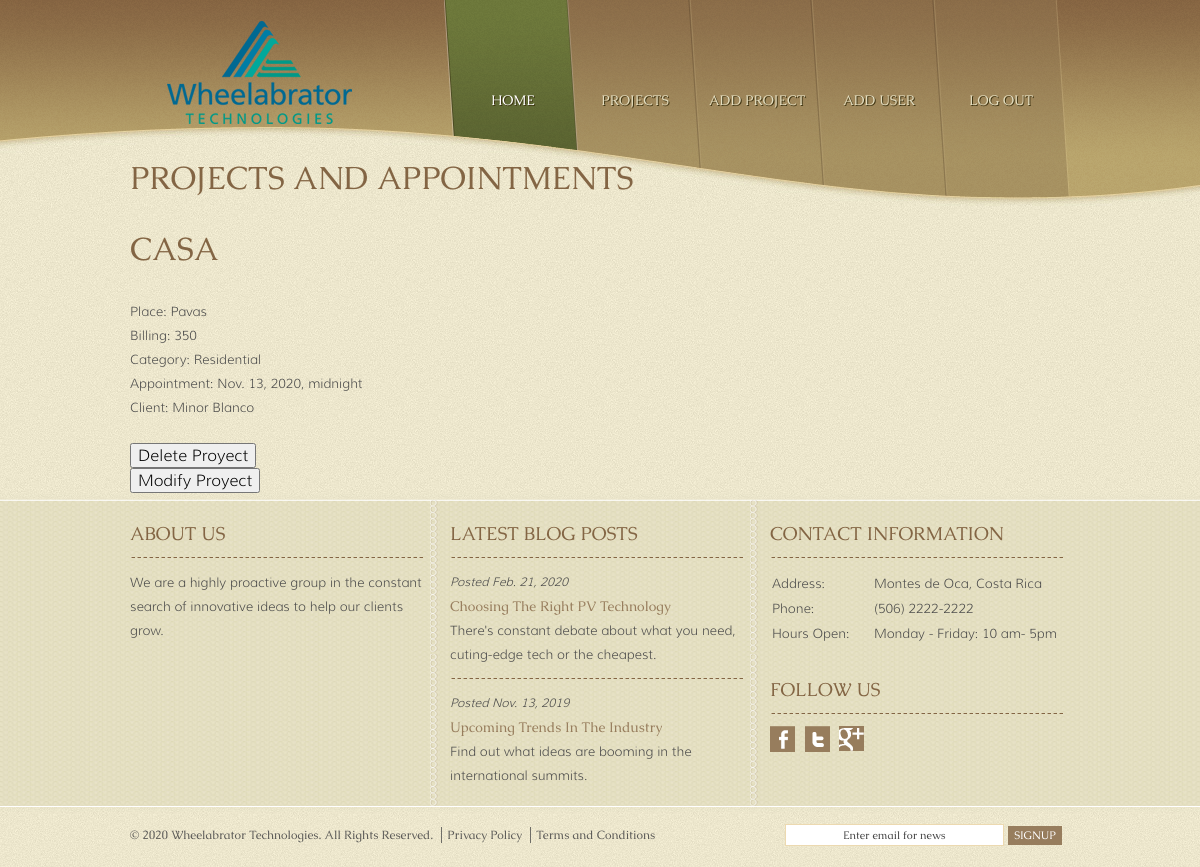
The page /check/id=19/pj=26 (signed in) on the database its author committed.
### appointments/models.py (models this page shows, shortened)
class Project(models.Model):
    name = models.CharField(max_length=20, default='')
    place = models.CharField(max_length=30, default='')
    billing = models.CharField(max_length=15, default='')
    category = models.CharField(max_length=50, choices=CATEGORY)
    appt_date = models.DateTimeField('appointment date')
    client = models.ForeignKey(Client, on_delete=models.CASCADE, default=None)

class Client(AbstractUser):
    tel = models.CharField(max_length=20, default='')
    enterprise = models.CharField(max_length=20, default='')
    def __str__(self):
        return "{} {}".format(self.first_name, self.last_name)

### appointments/views.py (the view, shortened to what this page needs)
# urls.py: path('check/id=<int:id>', views.check, name='check'),
@login_required
def check(request, pk=None, id=None):
    if request.user.is_staff and pk is None:
        proj_dict = {}
        for proj in Project.objects.all():
            dict_name = proj.name + ": " + str(proj.client)
            proj_dict[dict_name] = {
                'pk': proj.pk,
                'place': proj.place,
                'billing': proj.billing,
                'category': proj.category,
                'appt': proj.appt_date,
                'uid': proj.client.pk,
                'client': proj.client,
            }
        return render(
            request,
            'check.html',
            {
                'proj_dict': proj_dict,
            }
        )
    else:
        if id == request.user.id or request.user.is_staff:
            client = Client.objects.get(pk=id)
            if pk:
                try:
                    proj = Project.objects.get(client=client, pk=pk)
                except Project.DoesNotExist:
                    raise Http404(
                        'Project with pk {} doesn\'t exist'.format(pk))
                return render(
                    request,
                    'check.html',
                    {
                        'object_pk': proj.pk,
                        'object_name': proj.name,
                        'object_place': proj.place,
                        'object_billing': proj.billing,
                        'object_category': proj.category,
                        'object_appointment': proj.appt_date,
                        'object_client': proj.client,
                    }
                )
        else:
            client = Client.objects.get(pk=request.user.id)
            base_url = '/check/'
            query_string = urlencode({'id': (client.pk)})
            url = '{}{}'.format(base_url, query_string)
            return HttpResponseRedirect(url)

### appointments/templates/check.html (shortened to what this page needs)
{% extends 'base.html' %}
{% load widget_tweaks %}
{% load static %}
{% block content %}
	<div id="header">
		<div>
			<div id="logo">
				<a href="{% url 'index' %}"><img src="{% static 'appointments/images/logo.png' %}" alt="LOGO"></a>
			</div>
			<ul id="navigation">
				<li class="selected">
					<a href="{% url 'index' %}">Home</a>
				</li>
				<li>
					<a href="{% url 'check' %}">Projects</a>
				</li>
				{% if user.is_authenticated %}
					<li>
						<a href="{% url 'new' %}">Add Project</a>
					</li>
					{% if user.is_staff %}
					<li>
						<a href="{% url 'signup' %}">Add user</a>
					</li>
					{% endif %}
					<li>
						<a href="{% url 'logout' %}">Log Out</a>
					</li>
				{% endif %}
			</ul>
		</div>
	</div>
	<div id="contents">
		<div id="services">
		{% if user.is_authenticated %}
		<h1>Projects and Appointments</h1>
			{% if object_pk and object_name %}
				<h1>{{ object_name }}</h1>
				<p>
					Place: {{object_place}} <br>
					Billing: {{object_billing}} <br>
					Category: {{object_category}} <br>
					Appointment: {{object_appointment}} <br>
					{% if user.is_staff %}
						Client: {{object_client}}<br>
					{% endif %}
				</p>
				<form action="{% url 'delete' object_pk %}" method="POST">
					<input type="submit" name="Delete_button" value="Delete Proyect">
				</form>
				<form action="{% url 'modify' object_pk %}" method="GET">
					<input type="submit" name="Mod_button" value="Modify Proyect">
				</form>
            {% endif %}
        {% endif %}
		</div>
    </div>
{% endblock content %}

### appointments/static/appointments/style.css (style rules this page uses)
body { background: url("images/bg-body.jpg") repeat left top; font-family: 'Muli-Light'; margin: 0; }
img { border: 0; }
#navigation li a, #contact form input.btn { background: url("images/buttons.png") no-repeat; }
#header { background: url("images/bg-header.png") no-repeat center top; height: 206px; text-align: right; }
#header > div { width: 940px; margin: 0 auto; padding: 0 10px; }
#logo { float: left; }
#navigation { list-style: none; display: inline-block; width: 610px; margin: 0; padding: 0; }
#navigation li { float: left; font-size: 14pt; height: 206px; width: 138px; margin-left: -16px; text-align: center; }
#navigation li a { background-position: -144px 0; color: #e4dec0; display: block; font-family: 'Caudex-Regular'; font-size: 14px; height: 206px; width: 138px; line-height: 200px; outline: 0; text-decoration: none; text-shadow: 1px 1px #3d3413; text-transform: uppercase; }
#navigation li a:hover, #navigation li.selected a { background-position: 0 0; color: #fff; }
#contents { background: url("images/bg-content-top.png") no-repeat center -6px; min-height: 85px; margin-top: -79px; position: relative; }
#contents > div { width: 960px; margin: 0 auto; padding-top: 30px; }
#contents h1, h3, h5 { color: #836544; font-family: 'Caudex-Regular'; font-weight: normal; margin: 0 0 30px; text-transform: uppercase; }
#contents #services { width: 940px; padding-left: 10px; padding-right: 10px; }
#services:after { clear: both; content: ""; display: block; height: 0; line-height: 0; visibility: hidden; }
#contents p { color: #474747; font-size: 13px; line-height: 24px; margin: 0; padding: 0 0 24px; }
input, select, textarea { margin: 0; font-family: inherit; font-size: inherit; line-height: inherit; }

### rows shown on the page
Project: name "CASA", place "Pavas", billing "350", category "Residential", appt_date "Nov. 13, 2020, midnight"
Client: first_name+last_name "Minor Blanco"
